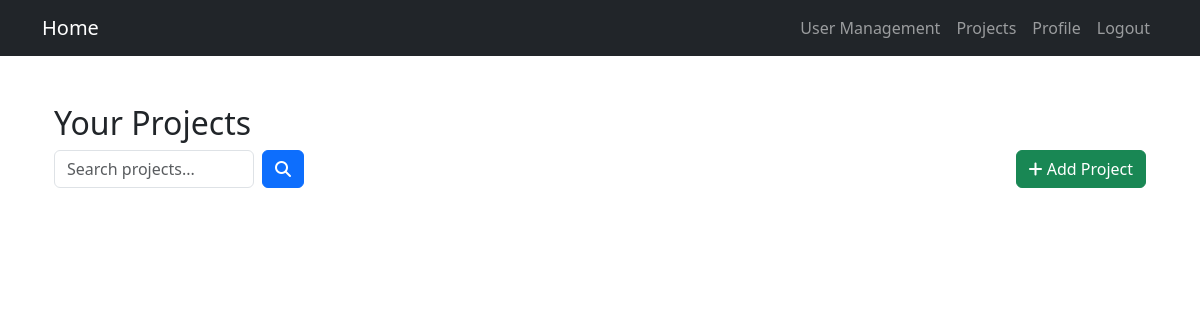
Before: /projects/projects (signed in) with the older database file.
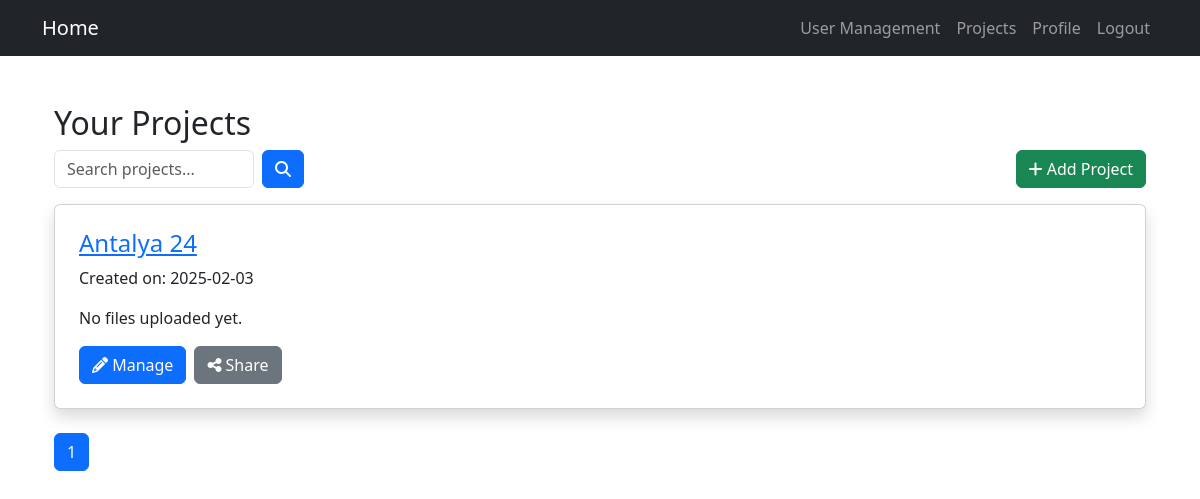
After: the same page with the newer database file.
### app/models.py (models this page shows, shortened)
class Project(db.Model):
    id = db.Column(db.Integer, primary_key=True)
    name = db.Column(db.String(100), nullable=False)
    created_at = db.Column(db.DateTime, default=datetime.utcnow)
    access_key = db.Column(db.String(30), unique=True, default=generate_access_key)
    owner_id = db.Column(db.Integer, db.ForeignKey('user.id'), nullable=False)
    owner = db.relationship('User', backref=db.backref('projects', lazy=True))
    files = db.relationship('File', backref='project', cascade="all, delete", lazy=True)

### app/routes/projects.py (the view)
@projects_bp.route('/projects')
@login_required
def list_projects():
    search_query = request.args.get('search', '').strip()
    page = request.args.get('page', 1, type=int)
    per_page = 1  # One project per page
    if search_query:
        projects = Project.query.filter(
            (Project.name.ilike(f"%{search_query}%")) | (Project.id.cast(db.String).ilike(f"%{search_query}%"))
        ).filter_by(owner_id=current_user.id).paginate(page=page, per_page=per_page)
    else:
        projects = Project.query.filter_by(owner_id=current_user.id).paginate(page=page, per_page=per_page)
    return render_template('projects/project_list.html', projects=projects, search_query=search_query)

### app/routes/auth.py (called while the page is built)
@login_manager.user_loader
def load_user(user_id):
    return User.query.get(int(user_id))

### app/templates/projects/project_list.html (shortened to what this page needs)
{% extends 'base.html' %}
{% block content %}
<div class="container mt-5">
    <h2>Your Projects</h2>
    <div class="d-flex justify-content-between align-items-center mb-3">
        <form method="GET" action="{{ url_for('projects.list_projects') }}" class="d-flex">
            <input type="text" name="search" class="form-control me-2" placeholder="Search projects..." value="{{ search_query }}" style="width: 200px;">
            <button type="submit" class="btn btn-primary">
                <i class="fas fa-search"></i>
            </button>
        </form>
        <a href="{{ url_for('projects.create_project') }}" class="btn btn-success">
            <i class="fas fa-plus"></i> Add Project
        </a>
    </div>
    {% for project in projects.items %}
    <div class="card shadow p-4 mb-4">
        <h4>
            <a href="{{ url_for('projects.project_detail', project_id=project.id) }}">{{ project.name }}</a>
        </h4>
        <p>Created on: {{ project.created_at.strftime('%Y-%m-%d') }}</p>
        {% set project_files = project.files[:5] %}
        {% if project_files %}
        <ul>
            {% for file in project_files %}
                <li>
                    {{ file.filename }}
                    <a href="{{ url_for('projects.download_file', file_id=file.id) }}" class="btn btn-sm btn-primary">
                        <i class="fas fa-download"></i> Download
                    </a>
                </li>
            {% endfor %}
            {% if project.files|length > 5 %}
                <li>...</li>
            {% endif %}
        </ul>
        {% else %}
        <p>No files uploaded yet.</p>
        {% endif %}
        <div class="d-flex">
            <a href="{{ url_for('projects.project_detail', project_id=project.id) }}" class="btn btn-primary me-2">
                <i class="fas fa-pencil-alt"></i> Manage
            </a>
            <button class="btn btn-secondary" onclick="copyToClipboard('{{ request.host_url }}/projects/share/{{ project.access_key }}')">
                <i class="fas fa-share-alt"></i> Share
            </button>
        </div>
    </div>
    {% endfor %}
    <nav>
        <ul class="pagination">
            {% for page_num in projects.iter_pages() %}
                {% if page_num %}
                    <li class="page-item {% if projects.page == page_num %}active{% endif %}">
                        <a class="page-link" href="{{ url_for('projects.list_projects', page=page_num, search=search_query) }}">{{ page_num }}</a>
                    </li>
                {% else %}
                    <li class="page-item disabled"><span class="page-link">...</span></li>
                {% endif %}
            {% endfor %}
        </ul>
    </nav>
</div>
{% endblock %}

Changed rows visible on the page:
added Project: name "Antalya 24", created_at "2025-02-03"
Other visible differences:
new list line: "1"
